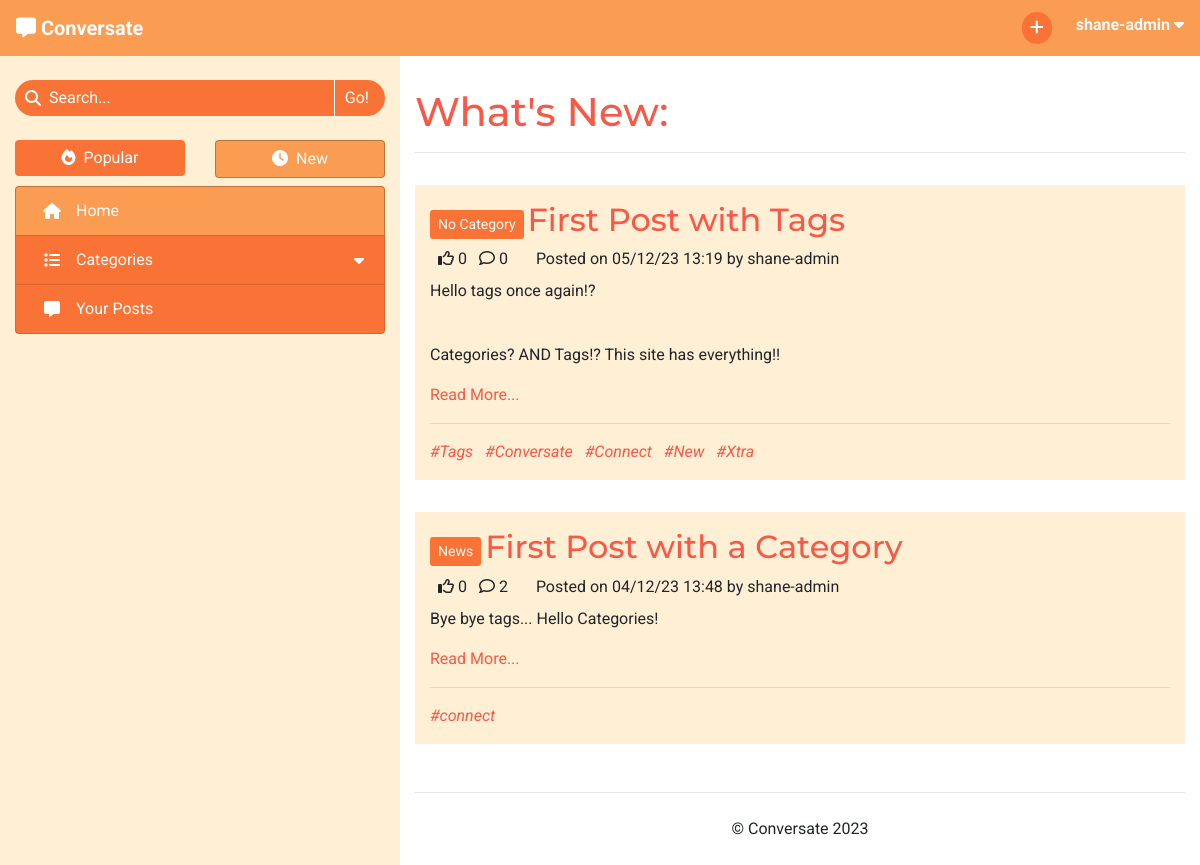
Before: / (signed in) with the older database file.
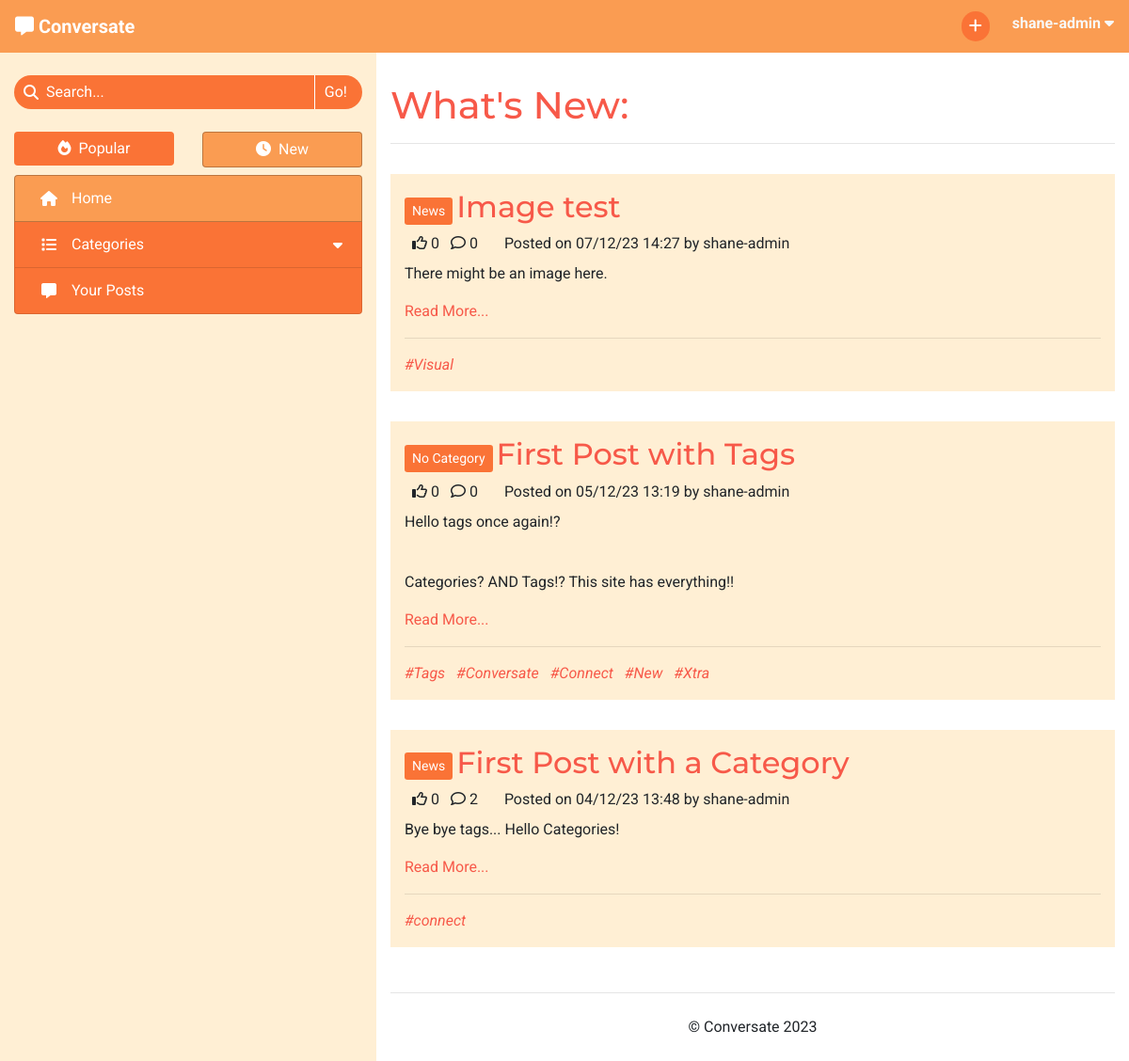
After: the same page with the newer database file.
### forum/models.py (models this page shows, shortened)
class Post(models.Model):
    title = models.CharField(max_length=100)
    slug = models.SlugField(max_length=100, unique=True)
    category = models.ForeignKey(Category, on_delete=models.CASCADE,
                                 related_name='tagged_posts')
    image = CloudinaryField('image', blank=True)
    image_position = models.IntegerField(blank=True, null=True)
    posted_by = models.ForeignKey(User, on_delete=models.CASCADE,
                                  related_name='added_posts')
    posted_on = models.DateTimeField(auto_now_add=True)
    content = models.TextField()
    tags = models.CharField(max_length=200, blank=True)
    edited = models.BooleanField(default=False)
    likes = models.ManyToManyField(User, related_name='post_likes', blank=True)
    approved = models.BooleanField(default=False)
    class Meta:
        ordering = ['-posted_on']
    def number_of_likes(self):
        return self.likes.count()
    def number_of_comments(self):
        return self.comments.count()
    def tag_list(self):
        tags_separate = self.tags.split('#')
        tags_separate.pop(0)
        return tags_separate

class Category(models.Model):
    name = models.CharField(max_length=30, unique=True)
    slug = models.SlugField(max_length=30, unique=True)
    icon = models.CharField(max_length=30, default="fa-tag")
    def __str__(self):
        return self.name
    def number_of_posts(self):
        return self.tagged_posts.count()

### forum/views.py (the view)
# urls.py: path('', views.ListPosts.as_view(), name='home'),
class ListPosts(View):
    def get(self, request):
        if not request.user.is_authenticated:
            return redirect('/accounts/login')
        posts = Post.objects.all()
        context = get_post_list_context(request, posts)
        user_profile = get_profile(request.user)
        if user_profile.sort_by_new:
            context['heading'] = "What's New"
        else:
            context['heading'] = "What's Trending"
        context['selected_tab'] = 'Home'
        return render(
            request,
            'post_list.html',
            context,
        )

### forum/core/categories.py (called while the page is built)
def get_top_categories(limit=CATEGORY_COLLAPSIBLE_LIMIT):
    categories = list(Category.objects
                      .annotate(num_posts=Count('tagged_posts'))
                      .filter(num_posts__gt=0)
                      .order_by('-num_posts'))
    num_categories = len(categories)
    category_none = Category.objects.get(slug='none')
    if category_none in categories:
        categories.remove(category_none)
    return {
        'num_categories': num_categories,
        'top_categories': categories[:limit],
        'has_more_categories': (len(categories) > limit)
    }

### forum/core/content.py (called while the page is built)
def get_base_context(request):
    context = get_top_categories()
    context['disable_sort'] = True
    return context

def get_post_list_context(request, post_list):
    context = get_base_context(request)
    user_profile = get_profile(request.user)
    sort_by_new = user_profile.sort_by_new
    posts_sorted = sort_posts(post_list, sort_by_new)
    context.update(get_paginated_items(request, posts_sorted, POSTS_PER_PAGE))
    context['disable_sort'] = False
    return context

### templates/post_list.html (shortened to what this page needs)
{% extends "base.html" %}
{% block content %}
<h1>{{ heading }}:</h1>
<hr>
{% for post in item_list %}
    <div class="row post">
        <div class="post-title col-12">
            <a href="{% url 'categories' post.category.slug %}" class="btn btn-sm category align-middle">{{ post.category }}</a>
            <a href="{% url 'view_post' post.slug %}" class="anchor-no-style">
                <h2 class="d-inline-block align-middle">{{ post.title }}</h2>
            </a>
        </div>
        <div class="col-12">
            {% if user in post.likes.all %}
                <i class="fa-solid fa-thumbs-up ml-2"></i>
            {% else %}
                <i class="fa-regular fa-thumbs-up ml-2"></i>
            {% endif %}
            {{ post.number_of_likes }}
            <i class="fa-regular fa-comment ml-2"></i>
            {{ post.number_of_comments }}
            <p class="d-inline ml-4">Posted on {{ post.posted_on|date:"d/m/y G:i" }} by {{ post.posted_by }}</p>
        </div>
        <div class="col-12">
            <div class="mt-2">{{ post.content|safe }}</div>
            <a href="{% url 'view_post' post.slug %}">Read More...</a>
        </div>
        {% if post.tags %}
            <div class="col-12">
                <hr>
                {% for tag in post.tag_list %}
                    <a class="tag-list-item mr-2 anchor-no-style" href="{% url 'search_tag' tag %}">
                        <em>#{{ tag }}</em>
                    </a>
                {% endfor %}
            </div>
        {% endif %}
    </div>
{% endfor %}
{% endblock content %}

Changed rows visible on the page:
added Post: category "News", title "Image test", number_of_likes "0", number_of_comments "0", posted_on "07/12/23 14:27", posted_by "shane-admin", content "There might be an image here.", tag_list "Visual"
